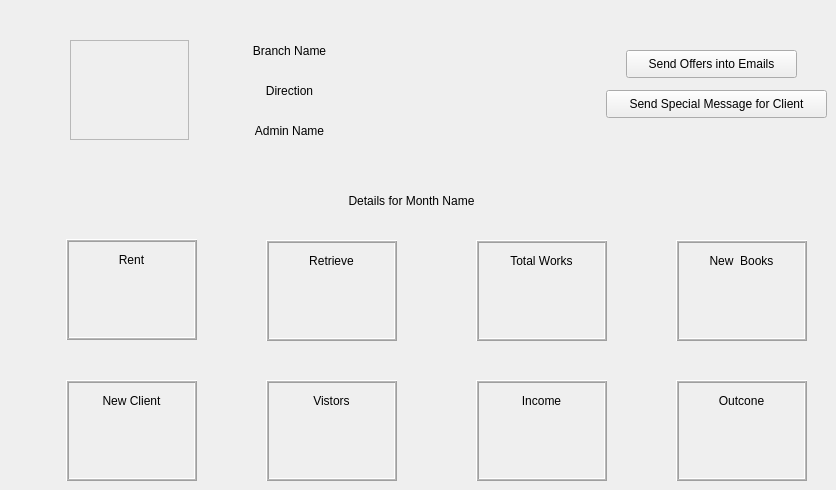
           <widget class="QWidget" name="tab_8">
            <attribute name="title">
             <string>Main</string>
            </attribute>
            <widget class="QLabel" name="label_44">
             <property name="geometry">
              <rect>
               <x>316</x>
               <y>180</y>
               <width>191</width>
               <height>41</height>
              </rect>
             </property>
             <property name="text">
              <string>Details for Month Name</string>
             </property>
             <property name="alignment">
              <set>Qt::AlignCenter</set>
             </property>
            </widget>
            <widget class="QFrame" name="frame_8">
             <property name="geometry">
              <rect>
               <x>676</x>
               <y>380</y>
               <width>131</width>
               <height>101</height>
              </rect>
             </property>
             <property name="frameShape">
              <enum>QFrame::Box</enum>
             </property>
             <property name="frameShadow">
              <enum>QFrame::Raised</enum>
             </property>
             <property name="midLineWidth">
              <number>1</number>
             </property>
             <widget class="QLabel" name="label_30">
              <property name="geometry">
               <rect>
                <x>10</x>
                <y>10</y>
                <width>111</width>
                <height>21</height>
               </rect>
              </property>
              <property name="text">
               <string>Outcone</string>
              </property>
              <property name="alignment">
               <set>Qt::AlignCenter</set>
              </property>
             </widget>
            </widget>
            <widget class="QFrame" name="frame_3">
             <property name="geometry">
              <rect>
               <x>266</x>
               <y>240</y>
               <width>131</width>
               <height>101</height>
              </rect>
             </property>
             <property name="frameShape">
              <enum>QFrame::Box</enum>
             </property>
             <property name="frameShadow">
              <enum>QFrame::Raised</enum>
             </property>
             <property name="midLineWidth">
              <number>1</number>
             </property>
             <widget class="QLabel" name="label_24">
              <property name="geometry">
               <rect>
                <x>10</x>
                <y>10</y>
                <width>111</width>
                <height>21</height>
               </rect>
              </property>
              <property name="text">
               <string>Retrieve</string>
              </property>
              <property name="alignment">
               <set>Qt::AlignCenter</set>
              </property>
             </widget>
            </widget>
            <widget class="QPushButton" name="pushButton_9">
             <property name="geometry">
              <rect>
               <x>626</x>
               <y>50</y>
               <width>171</width>
               <height>28</height>
              </rect>
             </property>
             <property name="text">
              <string>Send Offers into Emails</string>
             </property>
            </widget>
            <widget class="QFrame" name="frame_2">
             <property name="geometry">
              <rect>
               <x>476</x>
               <y>240</y>
               <width>131</width>
               <height>101</height>
              </rect>
             </property>
             <property name="frameShape">
              <enum>QFrame::Box</enum>
             </property>
             <property name="frameShadow">
              <enum>QFrame::Raised</enum>
             </property>
             <property name="midLineWidth">
              <number>1</number>
             </property>
             <widget class="QLabel" name="label_31">
              <property name="geometry">
               <rect>
                <x>10</x>
                <y>10</y>
                <width>111</width>
                <height>21</height>
               </rect>
              </property>
              <property name="text">
               <string>Total Works</string>
              </property>
              <property name="alignment">
               <set>Qt::AlignCenter</set>
              </property>
             </widget>
            </widget>
            <widget class="QFrame" name="frame_6">
             <property name="geometry">
              <rect>
               <x>266</x>
               <y>380</y>
               <width>131</width>
               <height>101</height>
              </rect>
             </property>
             <property name="frameShape">
              <enum>QFrame::Box</enum>
             </property>
             <property name="frameShadow">
              <enum>QFrame::Raised</enum>
             </property>
             <property name="midLineWidth">
              <number>1</number>
             </property>
             <widget class="QLabel" name="label_32">
              <property name="geometry">
               <rect>
                <x>10</x>
                <y>10</y>
                <width>111</width>
                <height>21</height>
               </rect>
              </property>
              <property name="text">
               <string>Vistors</string>
              </property>
              <property name="alignment">
               <set>Qt::AlignCenter</set>
              </property>
             </widget>
            </widget>
            <widget class="QLabel" name="label_90">
             <property name="geometry">
              <rect>
               <x>219</x>
               <y>80</y>
               <width>141</width>
               <height>21</height>
              </rect>
             </property>
             <property name="text">
              <string>Direction</string>
             </property>
             <property name="alignment">
              <set>Qt::AlignCenter</set>
             </property>
            </widget>
            <widget class="QFrame" name="frame_5">
             <property name="geometry">
              <rect>
               <x>66</x>
               <y>380</y>
               <width>131</width>
               <height>101</height>
              </rect>
             </property>
             <property name="frameShape">
              <enum>QFrame::Box</enum>
             </property>
             <property name="frameShadow">
              <enum>QFrame::Raised</enum>
             </property>
             <property name="midLineWidth">
              <number>1</number>
             </property>
             <widget class="QLabel" name="label_91">
              <property name="geometry">
               <rect>
                <x>10</x>
                <y>10</y>
                <width>111</width>
                <height>21</height>
               </rect>
              </property>
              <property name="text">
               <string>New Client</string>
              </property>
              <property name="alignment">
               <set>Qt::AlignCenter</set>
              </property>
             </widget>
            </widget>
            <widget class="QFrame" name="frame_4">
             <property name="geometry">
              <rect>
               <x>676</x>
               <y>240</y>
               <width>131</width>
               <height>101</height>
              </rect>
             </property>
             <property name="frameShape">
              <enum>QFrame::Box</enum>
             </property>
             <property name="frameShadow">
              <enum>QFrame::Raised</enum>
             </property>
             <property name="midLineWidth">
              <number>1</number>
             </property>
             <widget class="QLabel" name="label_92">
              <property name="geometry">
               <rect>
                <x>10</x>
                <y>10</y>
                <width>111</width>
                <height>21</height>
               </rect>
              </property>
              <property name="text">
               <string>New  Books</string>
              </property>
              <property name="alignment">
               <set>Qt::AlignCenter</set>
              </property>
             </widget>
            </widget>
            <widget class="QLabel" name="label_93">
             <property name="geometry">
              <rect>
               <x>219</x>
               <y>40</y>
               <width>141</width>
               <height>21</height>
              </rect>
             </property>
             <property name="text">
              <string>Branch Name</string>
             </property>
             <property name="alignment">
              <set>Qt::AlignCenter</set>
             </property>
            </widget>
            <widget class="QFrame" name="frame">
             <property name="geometry">
              <rect>
               <x>66</x>
               <y>239</y>
               <width>131</width>
               <height>101</height>
              </rect>
             </property>
             <property name="frameShape">
              <enum>QFrame::Box</enum>
             </property>
             <property name="frameShadow">
              <enum>QFrame::Raised</enum>
             </property>
             <property name="midLineWidth">
              <number>1</number>
             </property>
             <widget class="QLabel" name="label_94">
              <property name="geometry">
               <rect>
                <x>10</x>
                <y>10</y>
                <width>111</width>
                <height>21</height>
               </rect>
              </property>
              <property name="text">
               <string>Rent</string>
              </property>
              <property name="alignment">
               <set>Qt::AlignCenter</set>
              </property>
             </widget>
            </widget>
            <widget class="QPushButton" name="pushButton_18">
             <property name="geometry">
              <rect>
               <x>606</x>
               <y>90</y>
               <width>221</width>
               <height>28</height>
              </rect>
             </property>
             <property name="text">
              <string>Send Special Message for Client</string>
             </property>
            </widget>
            <widget class="QLabel" name="label_95">
             <property name="geometry">
              <rect>
               <x>219</x>
               <y>120</y>
               <width>141</width>
               <height>21</height>
              </rect>
             </property>
             <property name="text">
              <string>Admin Name</string>
             </property>
             <property name="alignment">
              <set>Qt::AlignCenter</set>
             </property>
            </widget>
            <widget class="QFrame" name="frame_7">
             <property name="geometry">
              <rect>
               <x>476</x>
               <y>380</y>
               <width>131</width>
               <height>101</height>
              </rect>
             </property>
             <property name="frameShape">
              <enum>QFrame::Box</enum>
             </property>
             <property name="frameShadow">
              <enum>QFrame::Raised</enum>
             </property>
             <property name="midLineWidth">
              <number>1</number>
             </property>
             <widget class="QLabel" name="label_96">
              <property name="geometry">
               <rect>
                <x>10</x>
                <y>10</y>
                <width>111</width>
                <height>21</height>
               </rect>
              </property>
              <property name="text">
               <string>Income</string>
              </property>
              <property name="alignment">
               <set>Qt::AlignCenter</set>
              </property>
             </widget>
            </widget>
            <widget class="QLabel" name="label_97">
             <property name="geometry">
              <rect>
               <x>70</x>
               <y>40</y>
               <width>119</width>
               <height>100</height>
              </rect>
             </property>
             <property name="sizePolicy">
              <sizepolicy hsizetype="Fixed" vsizetype="Fixed">
               <horstretch>0</horstretch>
               <verstretch>0</verstretch>
              </sizepolicy>
             </property>
             <property name="styleSheet">
              <string notr="true"/>
             </property>
             <property name="frameShape">
              <enum>QFrame::Box</enum>
             </property>
             <property name="frameShadow">
              <enum>QFrame::Sunken</enum>
             </property>
             <property name="lineWidth">
              <number>0</number>
             </property>
             <property name="midLineWidth">
              <number>1</number>
             </property>
             <property name="text">
              <string/>
             </property>
             <property name="scaledContents">
              <bool>false</bool>
             </property>
             <property name="alignment">
              <set>Qt::AlignCenter</set>
             </property>
            </widget>
           </widget>
